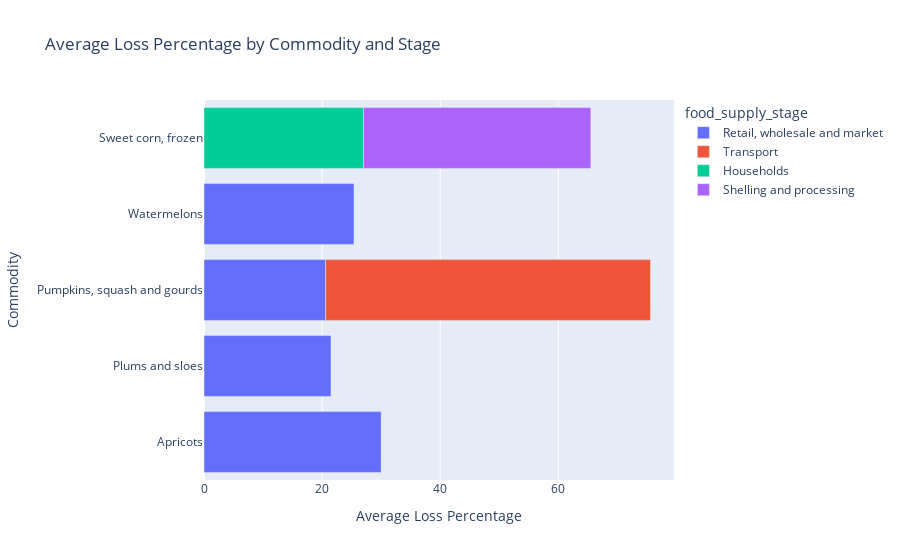

The notebook cell saved with this chart:
### Code cell
# Creating the bar plot with the aggregated data
fig = px.bar(avg_loss_df, x='average_loss_percentage', y='commodity', color='food_supply_stage',
             labels={'average_loss_percentage': 'Average Loss Percentage', 'commodity': 'Commodity'},
             title='Average Loss Percentage by Commodity and Stage')

# Display the plot
fig.show()

### Figure 1 — Plotly figure (JSON) as saved in the notebook; plotly's stock layout.template omitted (floating-point values rounded to 4 significant figures)
{"data": [{"alignmentgroup": "True", "hovertemplate": "food_supply_stage=Retail, wholesale and market<br>Average Loss Percentage=%{x}<br>Commodity=%{y}<extra></extra>", "legendgroup": "Retail, wholesale and market", "marker": {"color": "#636efa", "pattern": {"shape": ""}}, "name": "Retail, wholesale and market", "offsetgroup": "Retail, wholesale and market", "orientation": "h", "showlegend": true, "textposition": "auto", "type": "bar", "x": [30, 21.5, 20.6, 25.4], "xaxis": "x", "y": ["Apricots", "Plums and sloes", "Pumpkins, squash and gourds", "Watermelons"], "yaxis": "y"}, {"alignmentgroup": "True", "hovertemplate": "food_supply_stage=Transport<br>Average Loss Percentage=%{x}<br>Commodity=%{y}<extra></extra>", "legendgroup": "Transport", "marker": {"color": "#EF553B", "pattern": {"shape": ""}}, "name": "Transport", "offsetgroup": "Transport", "orientation": "h", "showlegend": true, "textposition": "auto", "type": "bar", "x": [55], "xaxis": "x", "y": ["Pumpkins, squash and gourds"], "yaxis": "y"}, {"alignmentgroup": "True", "hovertemplate": "food_supply_stage=Households<br>Average Loss Percentage=%{x}<br>Commodity=%{y}<extra></extra>", "legendgroup": "Households", "marker": {"color": "#00cc96", "pattern": {"shape": ""}}, "name": "Households", "offsetgroup": "Households", "orientation": "h", "showlegend": true, "textposition": "auto", "type": "bar", "x": [27], "xaxis": "x", "y": ["Sweet corn, frozen"], "yaxis": "y"}, {"alignmentgroup": "True", "hovertemplate": "food_supply_stage=Shelling and processing<br>Average Loss Percentage=%{x}<br>Commodity=%{y}<extra></extra>", "legendgroup": "Shelling and processing", "marker": {"color": "#ab63fa", "pattern": {"shape": ""}}, "name": "Shelling and processing", "offsetgroup": "Shelling and processing", "orientation": "h", "showlegend": true, "textposition": "auto", "type": "bar", "x": [38.5], "xaxis": "x", "y": ["Sweet corn, frozen"], "yaxis": "y"}], "layout": {"barmode": "relative", "legend": {"title": {"text": "food_supply_stage"}, "tracegroupgap": 0}, "title": {"text": "Average Loss Percentage by Commodity and Stage"}, "xaxis": {"anchor": "y", "domain": [0, 1], "title": {"text": "Average Loss Percentage"}}, "yaxis": {"anchor": "x", "domain": [0, 1], "title": {"text": "Commodity"}}}}
